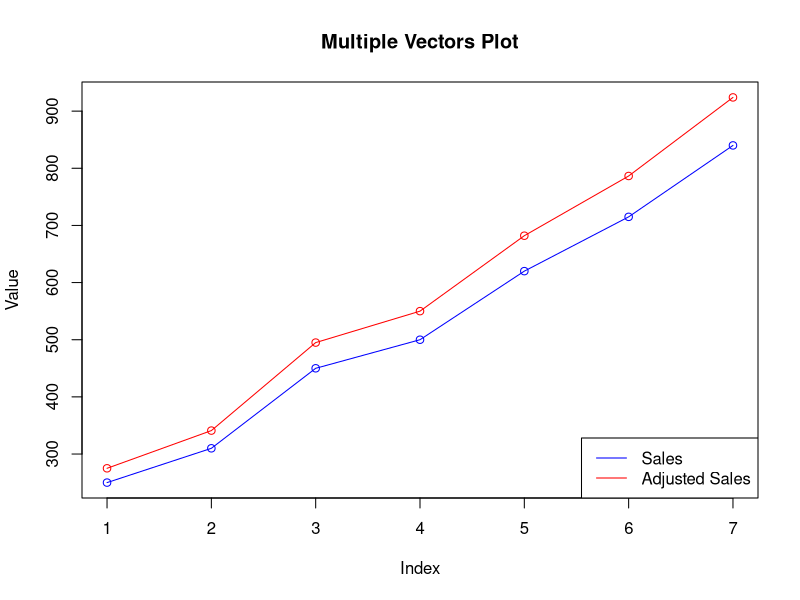

Reproduce this figure in R.
## ---- chunk 1
# vector that contains sales figures
sales <- c(250, 310, 450, 500, 620, 715, 840)
## ---- chunk 2
sales_summary <- function(vector) {
  Sum <- sum(vector)
  Mean <- mean(vector)
  returnVar <- list(Sum = Sum, Mean = Mean)
  return(returnVar)
}

sales_summary(sales)
## ---- chunk 3
adjust_sales <- function(vector, percentage) {
  newVector <- vector * ((percentage + 100 )/100)
  sort(newVector, decreasing=TRUE)
  return(newVector)
}

salesADJ <- adjust_sales(sales, 10)
## ---- chunk 4
randomVector = c(22, 3, 24, 536, 774678, 895676, 57635, 24344, 123, 534)

sales_summary(randomVector)
## ---- chunk 5
adjust_sales(randomVector, 17)
## ---- chunk 6
# TODO: fix this when the lecture comes out
plot(sales, type="o", col="blue", ylim=range(c(sales, salesADJ)), main="Multiple Vectors Plot", xlab="Index", ylab="Value")

lines(salesADJ, type="o", col="red")

legend("bottomright", legend=c("Sales", "Adjusted Sales"), col=c("blue", "red"), lty=1)
## ---- chunk 7
names <- c("Alice", "Bob", "Charlie", "David", "Eva")
ages <- c(23, 22, 24, 21, 23)
scores <- c(85, 92, 78, 88, 90)

students = data.frame(Name = names, Age = ages, Score = scores)

students
## ---- chunk 8
students$Passed <- students$Score >= 80 

df
## ---- chunk 9
meanAge = mean(students$Age)
medianAge = median(students$Age)
stdAge = sd(students$Age)
meanScore = mean(students$Score)
medianScore = median(students$Score)
stdScore = sd(students$Score)

meanAge
stdAge
medianAge
meanScore
medianScore
stdScore
## ---- chunk 10
maxScore = max(students$Score)

studentsWMS <- students[which(students$Score == maxScore),]

studentsWMS

## ---- chunk 11
passed_students <- students[which(students$Passed),]

passed_students
## ---- chunk 12
# TODO: fill this out
## ---- chunk 13
# TODO: fill this out
## ---- chunk 14
employeeID <- c(101, 102, 103, 104, 105)
name <-  c("John", "Jane", "Doe", "Smith", "Emily")
department <-  c("Sales", "HR", "IT", "Finance", "Marketing")
salary <-  c(60000, 65000, 70000, 72000, 68000)
experience <-  c(3, 7, 5, 10, 4)

employees <- data.frame(EmployeeID = employeeID, Name = name, Department = department, 
                        Salary = salary, Experience = experience)

employees
## ---- chunk 15
department_summary <- function(dataFrame) {
  getMeanMedian <- function(df, name) {
    dfWithName <- df[which(df$Department == name), ]
    returnDF = data.frame(DepartmentName = name, MeanSalary = mean(dfWithName$Salary), MedianSalary = median(dfWithName$Salary))
    return(returnDF)
  }
  departments <- unique(dataFrame$Department)
  df = data.frame()
  for (dep in departments) {
    df <- rbind(df, getMeanMedian(dataFrame, dep))
  }
  return(df)
}

department_summary(employees)
## ---- chunk 16
top_earner <- function(dataFrame) {
  getMax <- function(df, dep) {
    peopleByDep <- df[which(df$Department == dep),]
    maxSal <- max(peopleByDep$Salary)
    topEarner <- peopleByDep[which(peopleByDep$Salary == maxSal), ]
    return(topEarner)
  }
  departments <- unique(dataFrame$Department)
  df = data.frame()
  for (dep in departments) {
    df <- rbind(df, getMax(dataFrame, dep))
  }
  return(df)
}

top_earner(employees)
## ---- chunk 17
employees$AdjustedSalary <- employees$Salary * ((100 + employees$Experience * 2)/100)
## ---- chunk 18
high_earners <- employees[which(employees$AdjustedSalary > 70000),]
## ---- chunk 19
# TODO: fill this out
## ---- chunk 20
# TODO: fill this out
## ---- chunk 21
# TODO: fill this out
## ---- chunk 22
# TODO: fill this out
## ---- chunk 23
# TODO: fill this out
## ---- chunk 24
# TODO: fill this out
## ---- chunk 25
# TODO: fill this out
